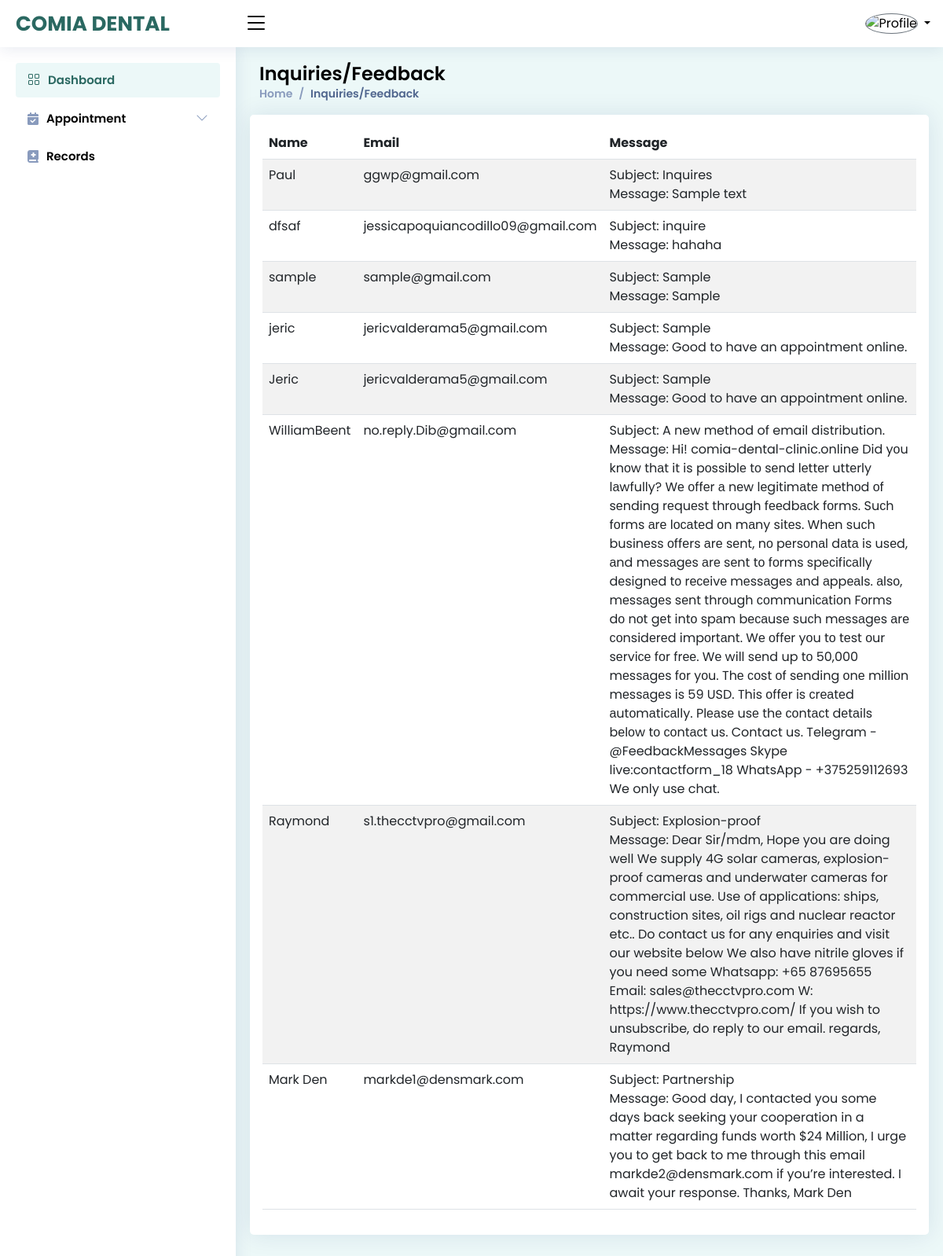
/admin/feedback.php (signed in), run on an earlier commit of the app's database.
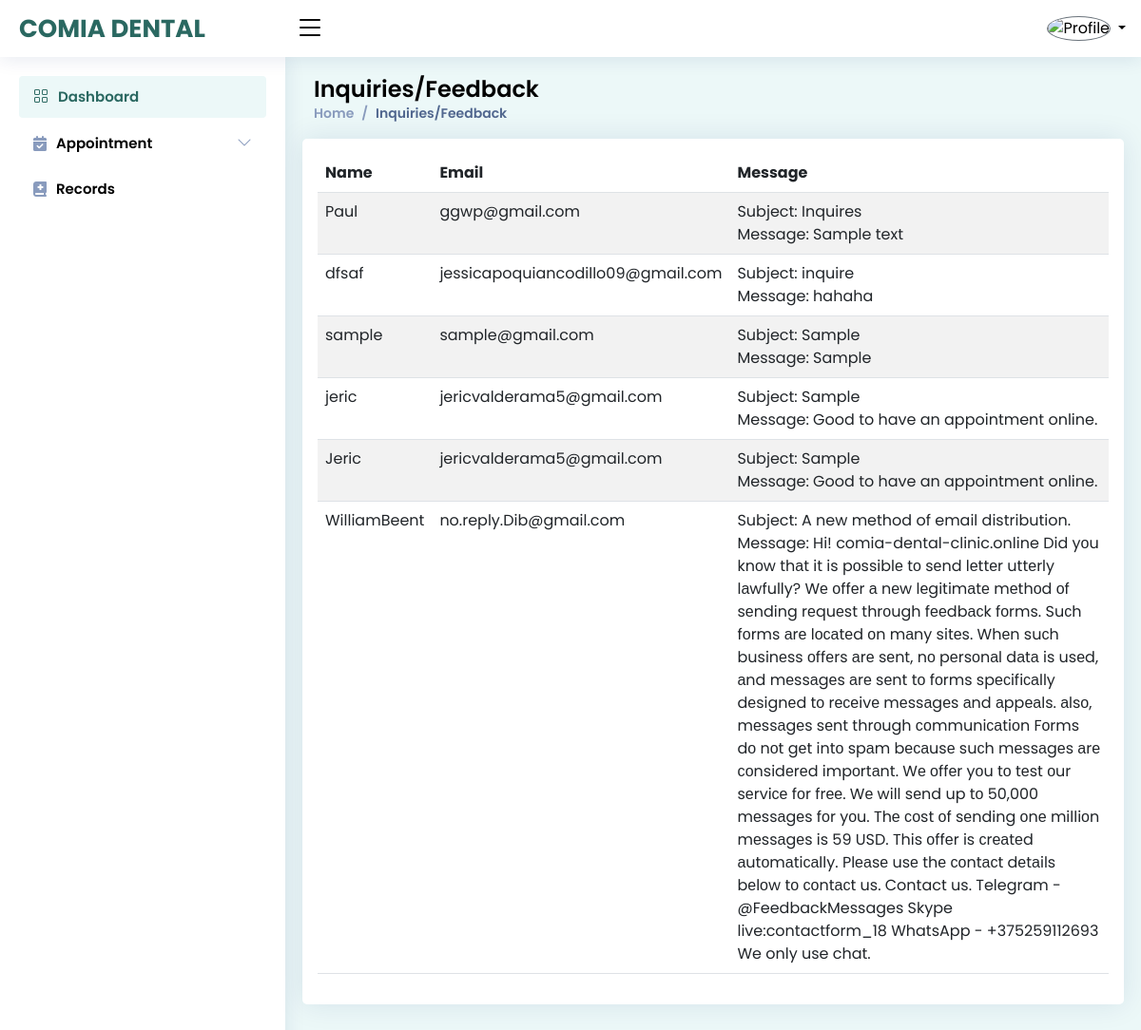
And on a later commit of the database.
### tables this page shows
CREATE TABLE `tbl_inq` (
  `id` int(11) NOT NULL,
  `name` varchar(55) NOT NULL,
  `email` varchar(55) NOT NULL,
  `subject` text NOT NULL,
  `message` text NOT NULL
);

### admin/feedback.php (the view)
<?php
include './components/head_css.php';
include './components/component-top.php';
?>
<main id="main" class="main">
    <div class="pagetitle">
        <h1>Inquiries/Feedback</h1>
        <nav>
            <ol class="breadcrumb">
                <li class="breadcrumb-item"><a href="index.php">Home</a></li>
                <li class="breadcrumb-item active">Inquiries/Feedback</li>
            </ol>
        </nav>
    </div>
    <section>
        <div class="row">
            <div class="card p-3">
                <div class="table-responsive">
                    <table class="table table-striped" id="tableData" style="width:100%">
                        <thead>
                            <tr>
                                <th>Name</th>
                                <th>Email</th>
                                <th>Message</th>
                            </tr>
                        </thead>
                        <tbody>
                    <?php
                        $sql = mysqli_query($conn, "SELECT * FROM tbl_inq");
                        while($row = mysqli_fetch_array($sql)){
                    ?>
                        <tr>
                                <td><?php echo $row ['name'] ?></td>
                                <td><?php echo $row ['email'] ?></td>
                                <td>Subject: <?php echo $row ['subject'] ?><br>
                                    Message: <?php echo $row ['message'] ?>
                            </td>
                            </tr>
                            <?php } ?>
                        </tbody>
                    </table>
                </div>
            </div>
        </div>
    </section>
</main>
<?php include './components/component-bottom.php'; ?>

### admin/components/head_css.php (shortened to what this page needs)
<?php
 include '../database/config.php';
if(!isset($_SESSION['admin_id'])) {
  header('location: login.php');
} else {
  $admin_id = $_SESSION['admin_id'];
  $get_info = mysqli_query($conn, "SELECT * FROM tbl_admin WHERE admin_id = $admin_id");
  $fetch_info = mysqli_fetch_array($get_info);
  $profile_image = $fetch_info['profile_image'];
}
?>
<!DOCTYPE html>
<html lang="en">
<head>
  <link rel="stylesheet" href="https://cdnjs.cloudflare.com/ajax/libs/font-awesome/6.2.1/css/all.min.css" />
  <link rel="stylesheet" href="https://cdn.datatables.net/1.13.1/css/jquery.dataTables.min.css">
  <link rel="stylesheet" href="https://cdn.datatables.net/buttons/2.3.2/css/buttons.dataTables.min.css">
  <link href="assets/vendor/bootstrap/css/bootstrap.min.css" rel="stylesheet">
  <link href="assets/vendor/bootstrap-icons/bootstrap-icons.css" rel="stylesheet">
  <link href="assets/vendor/boxicons/css/boxicons.min.css" rel="stylesheet">
  <link href="assets/vendor/quill/quill.snow.css" rel="stylesheet">
  <link href="assets/vendor/quill/quill.bubble.css" rel="stylesheet">
  <link href="assets/vendor/remixicon/remixicon.css" rel="stylesheet">
  <link href="assets/vendor/simple-datatables/style.css" rel="stylesheet">
  <link href="assets/css/style.css" rel="stylesheet">
</head>

### admin/components/component-top.php (shortened to what this page needs)
<body>
  <header id="header" class="header fixed-top d-flex align-items-center">
    <div class="d-flex align-items-center justify-content-between">
      <a href="index.html" class="logo d-flex align-items-center">
        <span class="d-none d-lg-block" style="color: #2a6861;">COMIA DENTAL</span>
      </a>
      <i class="bi bi-list toggle-sidebar-btn"></i>
    </div>
    <nav class="header-nav ms-auto">
      <ul class="d-flex align-items-center">
        <li class="nav-item dropdown pe-3">
          <a class="nav-link nav-profile d-flex align-items-center pe-0" href="#" data-bs-toggle="dropdown">
            <img src="assets/img/profile_image/<?= $profile_image; ?>" alt="Profile" class="border border-secondary rounded-circle">
            <span class="d-none d-md-block dropdown-toggle ps-2"><?= $username ?></span>
          </a>
        </li>
      </ul>
    </nav>
  </header>
  <aside id="sidebar" class="sidebar">
    <ul class="sidebar-nav" id="sidebar-nav">
      <li class="nav-item">
        <a class="nav-link " href="index.php">
          <i class="bi bi-grid"></i>
          <span>Dashboard</span>
        </a>
      </li>
      <li class="nav-item">
        <a class="nav-link collapsed" data-bs-target="#appointments" data-bs-toggle="collapse" href="#">
        <i class="fa-solid fa-calendar-check"></i><span>Appointment</span><i class="bi bi-chevron-down ms-auto"></i>
        </a>
      </li>
      <li class="nav-item">
        <a class="nav-link collapsed" href="records.php">
        <i class="fa-solid fa-book-medical"></i>
          <span>Records</span>
        </a>
      </li>
    </ul>
  </aside>

### admin/components/component-bottom.php (shortened to what this page needs)
</body>
</html>

### admin/assets/css/style.css (style rules this page uses)
:root { scroll-behavior: smooth; }
body { font-family: 'Poppins', sans-serif; background: #ecf8f8; color: #444444; }
a { color: #2a6861; text-decoration: none; }
h1, h2, h3, h4, h5, h6 { font-family: 'Poppins', sans-serif; }
#main { margin-top: 60px; padding: 20px 30px; transition: all 0.3s; }
.pagetitle { margin-bottom: 10px; }
.pagetitle h1 { font-size: 24px; margin-bottom: 0; font-weight: 600; color: #000; }
.card { margin-bottom: 30px; border: none; border-radius: 5px; box-shadow: 0px 0 30px rgba(1, 41, 112, 0.1); }
.breadcrumb { font-size: 14px; font-family: 'Poppins', sans-serif; color: #899bbd; font-weight: 600; }
.breadcrumb a { color: #899bbd; transition: 0.3s; }
.breadcrumb .breadcrumb-item::before { color: #899bbd; }
.breadcrumb .active { color: #51678f; font-weight: 600; }
.logo { line-height: 1; }
@media (min-width: 1200px) { .logo { width: 280px; } }
.logo span { font-size: 26px; font-weight: 700; color: #000; font-family: 'Poppins', sans-serif; }
.header { transition: all 0.5s; z-index: 997; height: 60px; box-shadow: 0px 2px 20px rgba(1, 41, 112, 0.1); background-color: #fff; padding-left: 20px; }
.header .toggle-sidebar-btn { font-size: 32px; padding-left: 10px; cursor: pointer; color: #000; }
.header-nav ul { list-style: none; }
.header-nav>ul { margin: 0; padding: 0; }
.header-nav .nav-profile { color: #000; }
.header-nav .nav-profile img { max-height: 36px; }
.header-nav .nav-profile span { font-size: 14px; font-weight: 600; }
.sidebar { position: fixed; top: 60px; left: 0; bottom: 0; width: 300px; z-index: 996; transition: all 0.3s; padding: 20px; overflow-y: auto; scrollbar-width: thin; scrollbar-color: #aab7cf transparent; box-shadow: 0px 0px 20px rgba(1, 41, 112, 0.1); background-color: #fff; }
@media (min-width: 1200px) { #main, #footer { margin-left: 300px; } }
.sidebar-nav { padding: 0; margin: 0; list-style: none; }
.sidebar-nav li { padding: 0; margin: 0; list-style: none; }
.sidebar-nav .nav-item { margin-bottom: 5px; }
.sidebar-nav .nav-link { display: flex; align-items: center; font-size: 15px; font-weight: 600; color: #2a6861; transition: 0.3; background: #ecf8f8; padding: 10px 15px; border-radius: 4px; }
.sidebar-nav .nav-link i { font-size: 16px; margin-right: 10px; color: #2a6861; }
.sidebar-nav .nav-link.collapsed { color: #000; background: #fff; }
.sidebar-nav .nav-link.collapsed i { color: #899bbd; }
.sidebar-nav .nav-link .bi-chevron-down { margin-right: 0; transition: transform 0.2s ease-in-out; }

What changed in the data, as far as the page shows it:
removed tbl_inq: name "Raymond", email "s1.thecctvpro@gmail.com", subject "Explosion-proof", message "Dear Sir/mdm, Hope you are doing well We supply 4G solar cameras, explosion-proof cameras and underwater cameras for commercial use. Use of applications: ships, construction sites, oil rigs and nuclear reactor etc.. Do contact us for any enquiries and visit our website below We also have nitrile gloves if you need some Whatsapp: +65 87695655 Email: sales@thecctvpro.com W: https://www.thecctvpro.com/ If you wish to unsubscribe, do reply to our email. regards, Raymond"
removed tbl_inq: name "Mark Den", email "markde1@densmark.com", subject "Partnership", message "Good day, I contacted you some days back seeking your cooperation in a matter regarding funds worth $24 Million, I urge you to get back to me through this email markde2@densmark.com if you’re interested. I await your response. Thanks, Mark Den"
